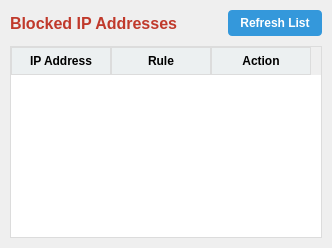
<?xml version='1.0' encoding='utf-8'?>
<ui version="4.0">
 <class>tab_blacklist</class>
 <widget class="QWidget" name="tab_blacklist">
  <attribute name="title">
   <string>Blacklist</string>
  </attribute>
  <layout class="QVBoxLayout" name="verticalLayout">
   <property name="spacing">
    <number>10</number>
   </property>
   <property name="leftMargin">
    <number>10</number>
   </property>
   <property name="topMargin">
    <number>10</number>
   </property>
   <property name="rightMargin">
    <number>10</number>
   </property>
   <property name="bottomMargin">
    <number>10</number>
   </property>
   <item>
    <layout class="QHBoxLayout" name="horizontalLayout">
     <item>
      <widget class="QLabel" name="label_title">
       <property name="text">
        <string>Blocked IP Addresses</string>
       </property>
       <property name="styleSheet">
        <string notr="true">font-size: 16px; font-weight: bold; color: #c0392b;</string>
       </property>
      </widget>
     </item>
     <item>
      <spacer name="horizontalSpacer">
       <property name="orientation">
        <enum>Qt::Horizontal</enum>
       </property>
       <property name="sizeHint" stdset="0">
        <size>
         <width>40</width>
         <height>20</height>
        </size>
       </property>
      </spacer>
     </item>
     <item>
      <widget class="QPushButton" name="btnRefreshBlacklist">
       <property name="text">
        <string>Refresh List</string>
       </property>
       <property name="styleSheet">
        <string notr="true">
         QPushButton {
          background-color: #3498db; 
          color: white; 
          padding: 6px 12px; 
          border-radius: 4px; 
          font-weight: bold;
         }
         QPushButton:hover {
          background-color: #2980b9;
         }
        </string>
       </property>
      </widget>
     </item>
    </layout>
   </item>
   <item>
    <widget class="QTableWidget" name="tableBlacklist">
     <property name="styleSheet">
      <string notr="true">
       QTableWidget {
        border: 1px solid #dcdcdc;
        gridline-color: #ecf0f1;
        background-color: white;
       }
       QHeaderView::section {
        background-color: #ecf0f1;
        padding: 4px;
        border: 1px solid #dcdcdc;
        font-weight: bold;
       }
      </string>
     </property>
     <property name="alternatingRowColors">
      <bool>true</bool>
     </property>
     <property name="selectionBehavior">
      <enum>QAbstractItemView::SelectRows</enum>
     </property>
     <column>
      <property name="text">
       <string>IP Address</string>
      </property>
     </column>
     <column>
      <property name="text">
       <string>Rule</string>
      </property>
     </column>
     <column>
      <property name="text">
       <string>Action</string>
      </property>
     </column>
    </widget>
   </item>
  </layout>
 </widget>
 <resources />
 <connections />
</ui>
